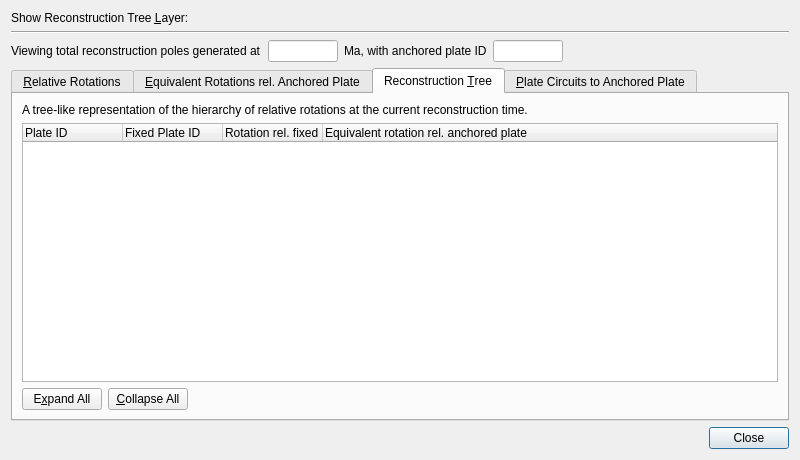
<?xml version="1.0" encoding="UTF-8"?>
<ui version="4.0">
 <class>TotalReconstructionPolesDialog</class>
 <widget class="QWidget" name="TotalReconstructionPolesDialog">
  <property name="geometry">
   <rect>
    <x>0</x>
    <y>0</y>
    <width>800</width>
    <height>460</height>
   </rect>
  </property>
  <property name="minimumSize">
   <size>
    <width>790</width>
    <height>0</height>
   </size>
  </property>
  <property name="windowTitle">
   <string>Total Reconstruction Poles</string>
  </property>
  <property name="windowIcon">
   <iconset resource="../qt-resources/qt_resources.qrc">
    <normaloff>:/gplates_logo_16.png</normaloff>:/gplates_logo_16.png</iconset>
  </property>
  <layout class="QGridLayout">
   <item row="2" column="0">
    <layout class="QHBoxLayout">
     <item>
      <widget class="QLabel" name="label_time">
       <property name="text">
        <string>Viewing total reconstruction poles generated at</string>
       </property>
      </widget>
     </item>
     <item>
      <widget class="QLineEdit" name="field_time">
       <property name="sizePolicy">
        <sizepolicy hsizetype="Fixed" vsizetype="Fixed">
         <horstretch>0</horstretch>
         <verstretch>0</verstretch>
        </sizepolicy>
       </property>
       <property name="maximumSize">
        <size>
         <width>70</width>
         <height>16777215</height>
        </size>
       </property>
       <property name="readOnly">
        <bool>true</bool>
       </property>
      </widget>
     </item>
     <item>
      <widget class="QLabel" name="label_reference_plate">
       <property name="text">
        <string>Ma, with anchored plate ID</string>
       </property>
      </widget>
     </item>
     <item>
      <widget class="QLineEdit" name="field_reference_plate">
       <property name="sizePolicy">
        <sizepolicy hsizetype="Fixed" vsizetype="Fixed">
         <horstretch>0</horstretch>
         <verstretch>0</verstretch>
        </sizepolicy>
       </property>
       <property name="maximumSize">
        <size>
         <width>70</width>
         <height>16777215</height>
        </size>
       </property>
       <property name="readOnly">
        <bool>true</bool>
       </property>
      </widget>
     </item>
     <item>
      <spacer>
       <property name="orientation">
        <enum>Qt::Horizontal</enum>
       </property>
       <property name="sizeHint" stdset="0">
        <size>
         <width>40</width>
         <height>20</height>
        </size>
       </property>
      </spacer>
     </item>
    </layout>
   </item>
   <item row="3" column="0">
    <widget class="QTabWidget" name="tabWidget">
     <property name="minimumSize">
      <size>
       <width>405</width>
       <height>0</height>
      </size>
     </property>
     <property name="autoFillBackground">
      <bool>false</bool>
     </property>
     <property name="tabShape">
      <enum>QTabWidget::Rounded</enum>
     </property>
     <property name="currentIndex">
      <number>2</number>
     </property>
     <widget class="QWidget" name="tab_table_relative">
      <attribute name="title">
       <string>&amp;Relative Rotations</string>
      </attribute>
      <layout class="QGridLayout">
       <item row="1" column="0">
        <widget class="QTableWidget" name="table_relative">
         <property name="sizePolicy">
          <sizepolicy hsizetype="Minimum" vsizetype="Expanding">
           <horstretch>0</horstretch>
           <verstretch>0</verstretch>
          </sizepolicy>
         </property>
         <property name="minimumSize">
          <size>
           <width>505</width>
           <height>0</height>
          </size>
         </property>
         <property name="horizontalScrollBarPolicy">
          <enum>Qt::ScrollBarAlwaysOff</enum>
         </property>
         <property name="alternatingRowColors">
          <bool>true</bool>
         </property>
         <column>
          <property name="text">
           <string>Plate ID</string>
          </property>
         </column>
         <column>
          <property name="text">
           <string>Latitude</string>
          </property>
         </column>
         <column>
          <property name="text">
           <string>Longitude</string>
          </property>
         </column>
         <column>
          <property name="text">
           <string>Angle</string>
          </property>
         </column>
         <column>
          <property name="text">
           <string>Fixed Plate ID</string>
          </property>
         </column>
        </widget>
       </item>
       <item row="0" column="0">
        <widget class="QLabel" name="label_relative_rotations">
         <property name="text">
          <string>Each rotation describes the motion of a plate relative to some other &quot;fixed&quot; plate.</string>
         </property>
        </widget>
       </item>
       <item row="2" column="0">
        <layout class="QHBoxLayout">
         <item>
          <spacer>
           <property name="orientation">
            <enum>Qt::Horizontal</enum>
           </property>
           <property name="sizeHint" stdset="0">
            <size>
             <width>40</width>
             <height>20</height>
            </size>
           </property>
          </spacer>
         </item>
         <item>
          <widget class="QPushButton" name="button_export_relative_rotations">
           <property name="text">
            <string>E&amp;xport...</string>
           </property>
           <property name="iconSize">
            <size>
             <width>22</width>
             <height>22</height>
            </size>
           </property>
          </widget>
         </item>
        </layout>
       </item>
      </layout>
     </widget>
     <widget class="QWidget" name="tab_table_composed">
      <attribute name="title">
       <string>&amp;Equivalent Rotations rel. Anchored Plate</string>
      </attribute>
      <layout class="QGridLayout">
       <item row="1" column="0">
        <widget class="QTableWidget" name="table_equivalent">
         <property name="sizePolicy">
          <sizepolicy hsizetype="Minimum" vsizetype="Expanding">
           <horstretch>0</horstretch>
           <verstretch>0</verstretch>
          </sizepolicy>
         </property>
         <property name="minimumSize">
          <size>
           <width>405</width>
           <height>0</height>
          </size>
         </property>
         <property name="horizontalScrollBarPolicy">
          <enum>Qt::ScrollBarAlwaysOff</enum>
         </property>
         <property name="alternatingRowColors">
          <bool>true</bool>
         </property>
         <column>
          <property name="text">
           <string>Plate ID</string>
          </property>
         </column>
         <column>
          <property name="text">
           <string>Latitude</string>
          </property>
         </column>
         <column>
          <property name="text">
           <string>Longitude</string>
          </property>
         </column>
         <column>
          <property name="text">
           <string>Angle</string>
          </property>
         </column>
        </widget>
       </item>
       <item row="0" column="0">
        <widget class="QLabel" name="label_equivalent_rotations">
         <property name="text">
          <string>Each equivalent rotation describes the motion of a plate relative to the currently anchored plate ID.</string>
         </property>
        </widget>
       </item>
       <item row="2" column="0">
        <layout class="QHBoxLayout">
         <item>
          <spacer>
           <property name="orientation">
            <enum>Qt::Horizontal</enum>
           </property>
           <property name="sizeHint" stdset="0">
            <size>
             <width>40</width>
             <height>20</height>
            </size>
           </property>
          </spacer>
         </item>
         <item>
          <widget class="QPushButton" name="button_export_equiv_rotations">
           <property name="text">
            <string>E&amp;xport...</string>
           </property>
          </widget>
         </item>
        </layout>
       </item>
      </layout>
     </widget>
     <widget class="QWidget" name="tab_tree">
      <attribute name="title">
       <string>Reconstruction &amp;Tree</string>
      </attribute>
      <layout class="QGridLayout">
       <item row="1" column="0">
        <widget class="QTreeWidget" name="tree_reconstruction">
         <property name="alternatingRowColors">
          <bool>true</bool>
         </property>
         <column>
          <property name="text">
           <string>Plate ID</string>
          </property>
         </column>
         <column>
          <property name="text">
           <string>Fixed Plate ID</string>
          </property>
         </column>
         <column>
          <property name="text">
           <string>Rotation rel. fixed (parent) plate</string>
          </property>
         </column>
         <column>
          <property name="text">
           <string>Equivalent rotation rel. anchored plate</string>
          </property>
         </column>
        </widget>
       </item>
       <item row="2" column="0">
        <layout class="QHBoxLayout">
         <item>
          <widget class="QPushButton" name="button_expand_all">
           <property name="text">
            <string>E&amp;xpand All</string>
           </property>
          </widget>
         </item>
         <item>
          <widget class="QPushButton" name="button_collapse_all">
           <property name="text">
            <string>&amp;Collapse All</string>
           </property>
          </widget>
         </item>
         <item>
          <spacer>
           <property name="orientation">
            <enum>Qt::Horizontal</enum>
           </property>
           <property name="sizeHint" stdset="0">
            <size>
             <width>40</width>
             <height>20</height>
            </size>
           </property>
          </spacer>
         </item>
        </layout>
       </item>
       <item row="0" column="0">
        <widget class="QLabel" name="label_reconstruction_tree">
         <property name="text">
          <string>A tree-like representation of the hierarchy of relative rotations at the current reconstruction time.</string>
         </property>
        </widget>
       </item>
      </layout>
     </widget>
     <widget class="QWidget" name="tab_path_to_root">
      <attribute name="title">
       <string>&amp;Plate Circuits to Anchored Plate</string>
      </attribute>
      <layout class="QGridLayout">
       <item row="1" column="0">
        <widget class="QTreeWidget" name="tree_circuit">
         <property name="alternatingRowColors">
          <bool>true</bool>
         </property>
         <column>
          <property name="text">
           <string>Plate ID / Circuit</string>
          </property>
         </column>
         <column>
          <property name="text">
           <string>Fixed Plate ID</string>
          </property>
         </column>
         <column>
          <property name="text">
           <string>Rotation rel. fixed (parent) plate</string>
          </property>
         </column>
         <column>
          <property name="text">
           <string>Equivalent rotation rel. anchored plate</string>
          </property>
         </column>
        </widget>
       </item>
       <item row="2" column="0">
        <layout class="QHBoxLayout">
         <item>
          <widget class="QPushButton" name="button_expand2">
           <property name="text">
            <string>E&amp;xpand All</string>
           </property>
          </widget>
         </item>
         <item>
          <widget class="QPushButton" name="button_collapse2">
           <property name="text">
            <string>&amp;Collapse All</string>
           </property>
          </widget>
         </item>
         <item>
          <spacer>
           <property name="orientation">
            <enum>Qt::Horizontal</enum>
           </property>
           <property name="sizeHint" stdset="0">
            <size>
             <width>40</width>
             <height>20</height>
            </size>
           </property>
          </spacer>
         </item>
        </layout>
       </item>
       <item row="0" column="0">
        <widget class="QLabel" name="label_plate_circuits">
         <property name="text">
          <string>Each branch can be expanded to list the circuit of relative rotations from a plate to the anchored plate.</string>
         </property>
        </widget>
       </item>
      </layout>
     </widget>
    </widget>
   </item>
   <item row="4" column="0">
    <layout class="QHBoxLayout">
     <item>
      <spacer>
       <property name="orientation">
        <enum>Qt::Horizontal</enum>
       </property>
       <property name="sizeHint" stdset="0">
        <size>
         <width>40</width>
         <height>20</height>
        </size>
       </property>
      </spacer>
     </item>
     <item>
      <widget class="QPushButton" name="button_close">
       <property name="text">
        <string>Close</string>
       </property>
       <property name="default">
        <bool>true</bool>
       </property>
      </widget>
     </item>
    </layout>
   </item>
   <item row="0" column="0">
    <widget class="QWidget" name="widget" native="true">
     <layout class="QHBoxLayout" name="horizontalLayout_2">
      <property name="margin">
       <number>0</number>
      </property>
      <item>
       <widget class="QLabel" name="label_reconstruction_tree_layer">
        <property name="sizePolicy">
         <sizepolicy hsizetype="Minimum" vsizetype="Preferred">
          <horstretch>0</horstretch>
          <verstretch>0</verstretch>
         </sizepolicy>
        </property>
        <property name="text">
         <string>Show Reconstruction Tree &amp;Layer:</string>
        </property>
        <property name="buddy">
         <cstring>visual_layers_combobox_placeholder_widget</cstring>
        </property>
       </widget>
      </item>
      <item>
       <widget class="QWidget" name="visual_layers_combobox_placeholder_widget" native="true">
        <property name="sizePolicy">
         <sizepolicy hsizetype="Expanding" vsizetype="Preferred">
          <horstretch>3</horstretch>
          <verstretch>0</verstretch>
         </sizepolicy>
        </property>
       </widget>
      </item>
      <item>
       <widget class="QWidget" name="widget_2" native="true">
        <property name="sizePolicy">
         <sizepolicy hsizetype="Expanding" vsizetype="Preferred">
          <horstretch>2</horstretch>
          <verstretch>0</verstretch>
         </sizepolicy>
        </property>
       </widget>
      </item>
     </layout>
    </widget>
   </item>
   <item row="1" column="0">
    <widget class="Line" name="line">
     <property name="orientation">
      <enum>Qt::Horizontal</enum>
     </property>
    </widget>
   </item>
  </layout>
 </widget>
 <resources>
  <include location="../qt-resources/qt_resources.qrc"/>
 </resources>
 <connections>
  <connection>
   <sender>button_close</sender>
   <signal>clicked()</signal>
   <receiver>TotalReconstructionPolesDialog</receiver>
   <slot>close()</slot>
   <hints>
    <hint type="sourcelabel">
     <x>649</x>
     <y>437</y>
    </hint>
    <hint type="destinationlabel">
     <x>424</x>
     <y>2</y>
    </hint>
   </hints>
  </connection>
  <connection>
   <sender>button_expand_all</sender>
   <signal>clicked()</signal>
   <receiver>tree_reconstruction</receiver>
   <slot>expandAll()</slot>
   <hints>
    <hint type="sourcelabel">
     <x>32065</x>
     <y>32420</y>
    </hint>
    <hint type="destinationlabel">
     <x>32172</x>
     <y>32300</y>
    </hint>
   </hints>
  </connection>
  <connection>
   <sender>button_collapse_all</sender>
   <signal>clicked()</signal>
   <receiver>tree_reconstruction</receiver>
   <slot>collapseAll()</slot>
   <hints>
    <hint type="sourcelabel">
     <x>32172</x>
     <y>32424</y>
    </hint>
    <hint type="destinationlabel">
     <x>32232</x>
     <y>32377</y>
    </hint>
   </hints>
  </connection>
  <connection>
   <sender>button_expand2</sender>
   <signal>clicked()</signal>
   <receiver>tree_circuit</receiver>
   <slot>expandAll()</slot>
   <hints>
    <hint type="sourcelabel">
     <x>59</x>
     <y>392</y>
    </hint>
    <hint type="destinationlabel">
     <x>129</x>
     <y>314</y>
    </hint>
   </hints>
  </connection>
  <connection>
   <sender>button_collapse2</sender>
   <signal>clicked()</signal>
   <receiver>tree_circuit</receiver>
   <slot>collapseAll()</slot>
   <hints>
    <hint type="sourcelabel">
     <x>164</x>
     <y>391</y>
    </hint>
    <hint type="destinationlabel">
     <x>199</x>
     <y>373</y>
    </hint>
   </hints>
  </connection>
 </connections>
</ui>
